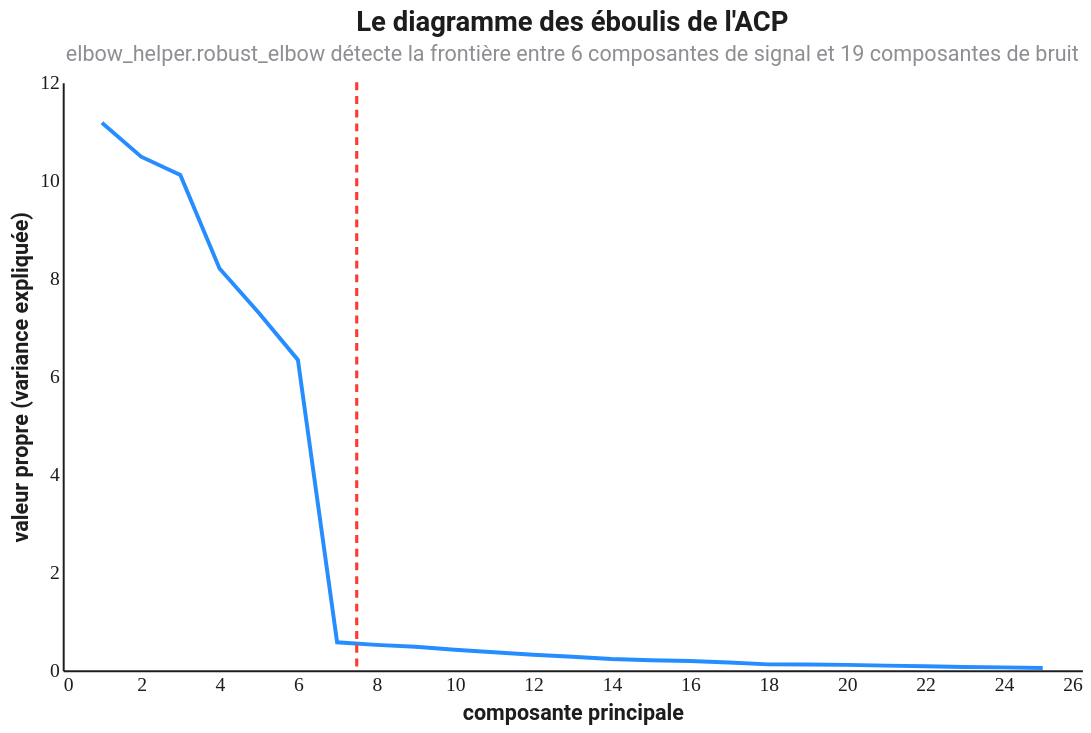

This figure's Vega-Lite source:
### Vega-Lite specification from a JSON file in a GitHub repository (floating-point values rounded to 4 significant figures)
{"$schema": "https://vega.github.io/schema/vega-lite/v5.json", "title": {"text": "Le diagramme des éboulis de l'ACP", "subtitle": "elbow_helper.robust_elbow détecte la frontière entre 6 composantes de signal et 19 composantes de bruit"}, "width": 520, "height": 300, "config": {"background": "#FFFFFF", "font": "Roboto, Roboto Serif, Roboto Mono, system-ui, sans-serif", "view": {"stroke": null, "cornerRadius": 10}, "axis": {"domain": true, "domainColor": "#1D1D1F", "labelColor": "#1D1D1F", "titleColor": "#1D1D1F", "grid": false, "ticks": false, "labelFont": "Roboto Mono", "titleFont": "Roboto"}, "axisTop": {"domain": false, "domainColor": null, "labels": false, "ticks": false, "title": null}, "axisRight": {"domain": false, "domainColor": null, "labels": false, "ticks": false, "title": null}, "legend": {"titleFont": "Roboto", "labelFont": "Roboto", "labelColor": "#1D1D1F", "titleColor": "#1D1D1F"}, "title": {"font": "Roboto", "fontSize": 14, "color": "#1D1D1F", "subtitleFont": "Roboto", "subtitleColor": "#8E8E93", "subtitleFontSize": 11}, "line": {"strokeWidth": 2}, "point": {"filled": true, "size": 18}}, "layer": [{"data": {"values": [{"x": 1.0, "y": 11.17}, {"x": 2.0, "y": 10.48}, {"x": 3.0, "y": 10.11}, {"x": 4.0, "y": 8.201}, {"x": 5.0, "y": 7.297}, {"x": 6.0, "y": 6.335}, {"x": 7.0, "y": 0.5719}, {"x": 8.0, "y": 0.5191}, {"x": 9.0, "y": 0.4804}, {"x": 10.0, "y": 0.421}, {"x": 11.0, "y": 0.37}, {"x": 12.0, "y": 0.3188}, {"x": 13.0, "y": 0.2782}, {"x": 14.0, "y": 0.2306}, {"x": 15.0, "y": 0.2071}, {"x": 16.0, "y": 0.1915}, {"x": 17.0, "y": 0.1587}, {"x": 18.0, "y": 0.1209}, {"x": 19.0, "y": 0.1177}, {"x": 20.0, "y": 0.1118}, {"x": 21.0, "y": 0.09643}, {"x": 22.0, "y": 0.08402}, {"x": 23.0, "y": 0.06861}, {"x": 24.0, "y": 0.0607}, {"x": 25.0, "y": 0.04881}]}, "mark": {"type": "line", "color": "#007AFF", "opacity": 0.85}, "encoding": {"x": {"field": "x", "type": "quantitative", "title": "composante principale"}, "y": {"field": "y", "type": "quantitative", "title": "valeur propre (variance expliquée)"}}}, {"data": {"values": [{"x": 7.5}]}, "mark": {"type": "rule", "strokeDash": [4, 3], "strokeWidth": 1.6, "color": "#FF3B30"}, "encoding": {"x": {"field": "x", "type": "quantitative"}}}]}
